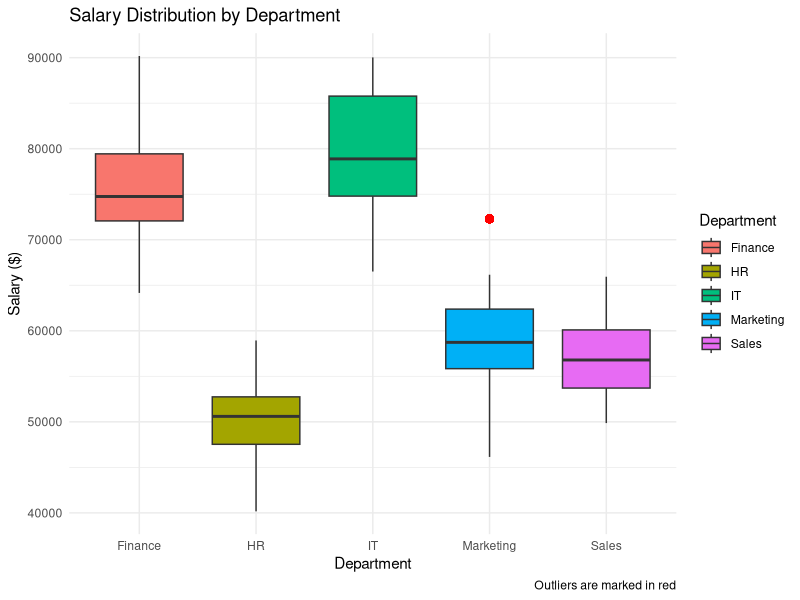

Recreate this plot in R.
# Load necessary libraries
library(ggplot2)

# Create a sample business dataset (Employee Salary by Department)
set.seed(123)
data <- data.frame(
  Department = rep(c("HR", "IT", "Finance", "Marketing", "Sales"), each = 20),
  Salary = c(
    rnorm(20, mean = 50000, sd = 5000),  # HR salaries
    rnorm(20, mean = 80000, sd = 8000),  # IT salaries
    rnorm(20, mean = 75000, sd = 7000),  # Finance salaries
    rnorm(20, mean = 60000, sd = 6000),  # Marketing salaries
    rnorm(20, mean = 55000, sd = 5000)   # Sales salaries
  )
)

# Create a boxplot using ggplot2
ggplot(data, aes(x = Department, y = Salary, fill = Department)) +
  geom_boxplot(outlier.color = "red", outlier.shape = 16, outlier.size = 3) + 
  labs(title = "Salary Distribution by Department",
       x = "Department",
       y = "Salary ($)",
       caption = "Outliers are marked in red") +
  theme_minimal()
